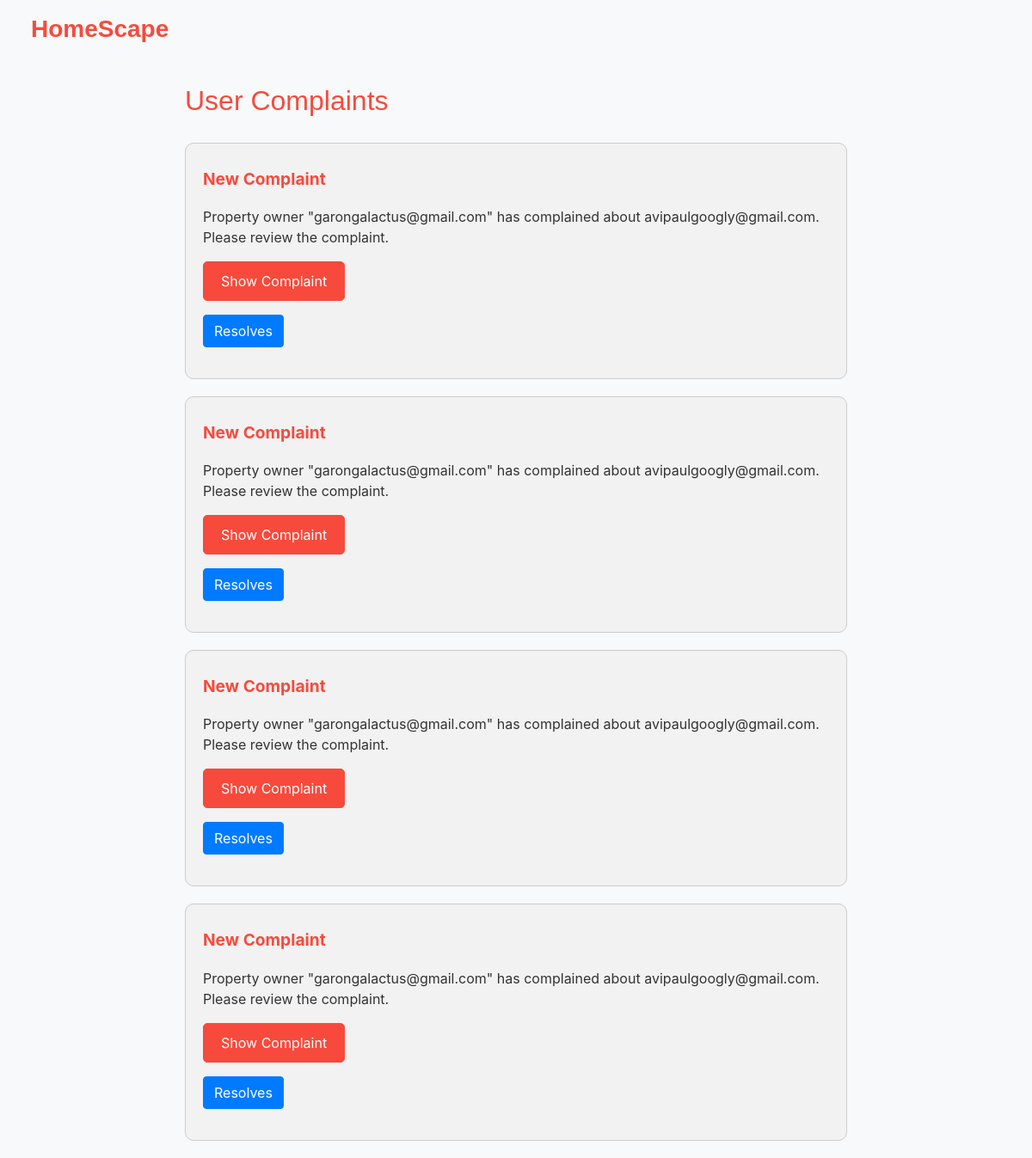
The app's page /complaints, older data.
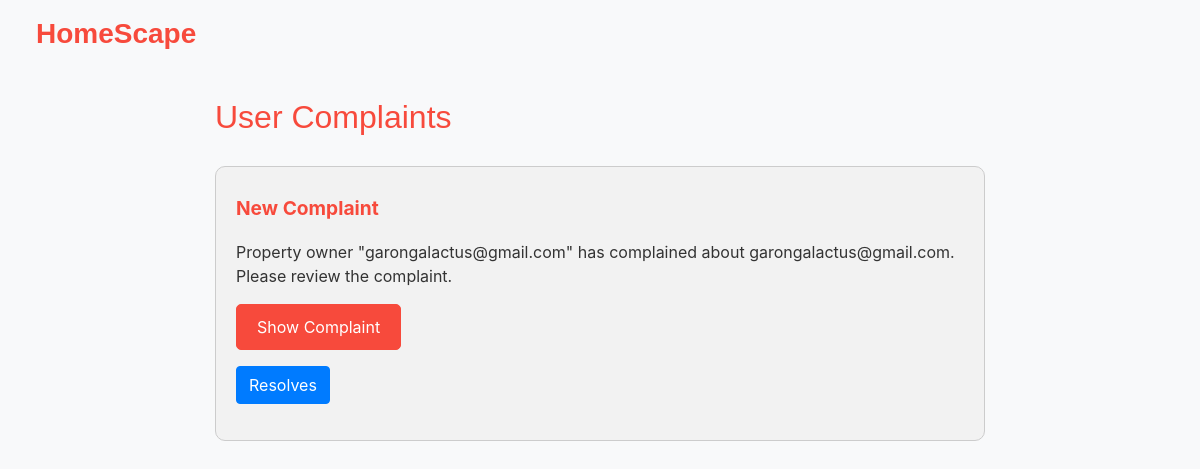
The same page, newer data.
### home/models.py (models this page shows, shortened)
class Complaint(models.Model):
    complaint_id = models.UUIDField(primary_key=True, default=uuid.uuid4, editable=False)
    sender = models.CharField(max_length=100)
    receiver = models.CharField(max_length=100)
    about = models.CharField(max_length=100)
    text = models.TextField()
    book_id = models.CharField(max_length=50, default = '')
    status = models.CharField(max_length=50, default = 'close')

### home/views.py (the view)
# urls.py: path('complaints', views.complaints, name = 'complaints'),
def complaints(request):
    complaints  = Complaint.objects.all()
    if request.method == 'POST':
        com_id = request.POST.get('status')
        comp  =  Complaint.objects.get(complaint_id=com_id)
        comp.status = 'done'
        comp.save()
    return render(request, 'complaints.html', {'complaints' : complaints})

### templates/complaints.html (shortened to what this page needs)
<!DOCTYPE html>
<html lang="en">
<head>
  <link href="https://maxcdn.bootstrapcdn.com/bootstrap/4.5.2/css/bootstrap.min.css" rel="stylesheet">
  <link rel="stylesheet" href="https://cdnjs.cloudflare.com/ajax/libs/font-awesome/5.15.4/css/all.min.css">
</head>
<body>
  <nav class="navbar navbar-expand-lg bg-body-tertiary">
    <div class="container-fluid">
      <a class="navbar-brand" href="#">HomeScape</a>
    </div>
  </nav>
  <div class="container">
    <h2 class="page-title">User Complaints</h2>
        {% if complaints %}
        {% for complaint in complaints %}
        {% if complaint.status != 'done' %}
        <div class="notification-container">
        <div class="notification-content">
        <div class="notification">
          <h3 class="notification-title">New Complaint</h3>
        </div>
          <p>Property owner "{{ complaint.sender }}" has complained about {{complaint.about}}. Please review the complaint.</p>
          <button class="btn btn-primary confirm-btn" onclick="window.location.href='{% url 'complaints_det' complaint.complaint_id %}'">Show Complaint</button><br>
          <form method = 'post' action = '/complaints'>
          <button class="btn btn-primary  my-3" type = 'submit'>Resolves</button>
          </form>
        </div>
        </div>
        {%endif%}
        {% endfor %}
        {% else %}
          <h3>No complaints are left to be reviewed</h3>
        {% endif %}
  </div>
</body>
</html>

Row changes from the older to the newer data that the page shows:
removed Complaint: sender "garongalactus@gmail.com", about "avipaulgoogly@gmail.com"
removed Complaint: sender "garongalactus@gmail.com", about "avipaulgoogly@gmail.com"
removed Complaint: sender "garongalactus@gmail.com", about "avipaulgoogly@gmail.com"
removed Complaint: sender "garongalactus@gmail.com", about "avipaulgoogly@gmail.com"
added Complaint: sender "garongalactus@gmail.com", about "garongalactus@gmail.com"
